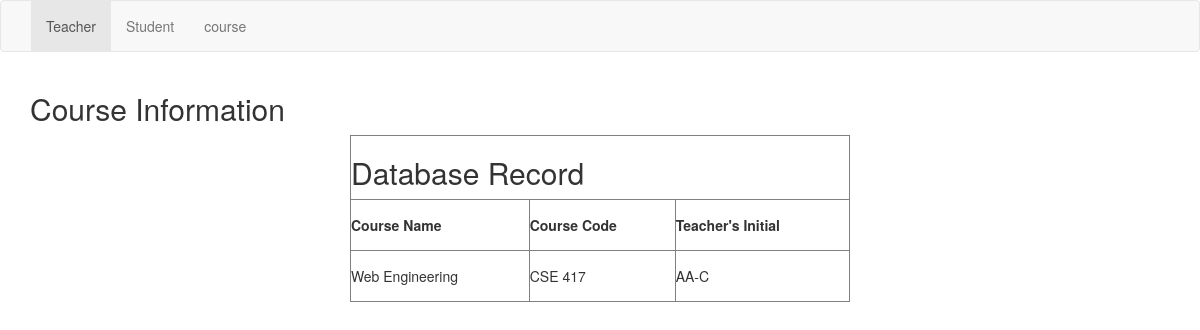
/project/cor.php, run on the app's committed database.
### tables this page shows
CREATE TABLE `course` (
  `id` int(11) NOT NULL,
  `c_name` varchar(15) NOT NULL,
  `c_code` varchar(15) NOT NULL,
  `t_ini` varchar(15) NOT NULL
);

### project/cor.php (the view, shortened to what this page needs)
<?php
  $db = mysqli_connect("localhost","root","","ratikra");
  $query="select * from course";
  $result=mysqli_query($db,$query);
?>
<!DOCTYPE html>
<html lang="en">
<head>
  <link rel="stylesheet" href="https://maxcdn.bootstrapcdn.com/bootstrap/3.3.7/css/bootstrap.min.css">
</head>
<body>
<nav class="navbar navbar-default">
  <div class="container-fluid">
    <div class="navbar-header">
      <a class="navbar-brand" href="#"></a>
    </div>
    <ul class="nav navbar-nav">
      <li class="active"><a href="tea.php">Teacher</a></li>
      <li><a href="stnt.php">Student</a></li>
      <li><a href="cor.php">course</a></li>
  </div>
</nav>
<div class="container">
  <h2>Course Information</h2>
  		<table align="center" border="1px" style="width:500px;line-height:50px;" >
			<tr>
				<th colspan="4"><h2>Database Record</h2></th>
			</tr>
				<th>Course Name</th>
				<th>Course Code</th>
				<th>Teacher's Initial</th>
			<?php
				while($row = mysqli_fetch_array($result)){
			?>
				 <tr>
					<td><?php echo $row['c_name'];?></td>
					<td><?php echo $row['c_code'];?></td>
					<td><?php echo $row['t_ini'];?></td>
				 </tr>
			<?php
				}
			?>
		</table>
</body>
</html>

### data on the page
course: c_name "Web Engineering", c_code "CSE 417", t_ini "AA-C"
